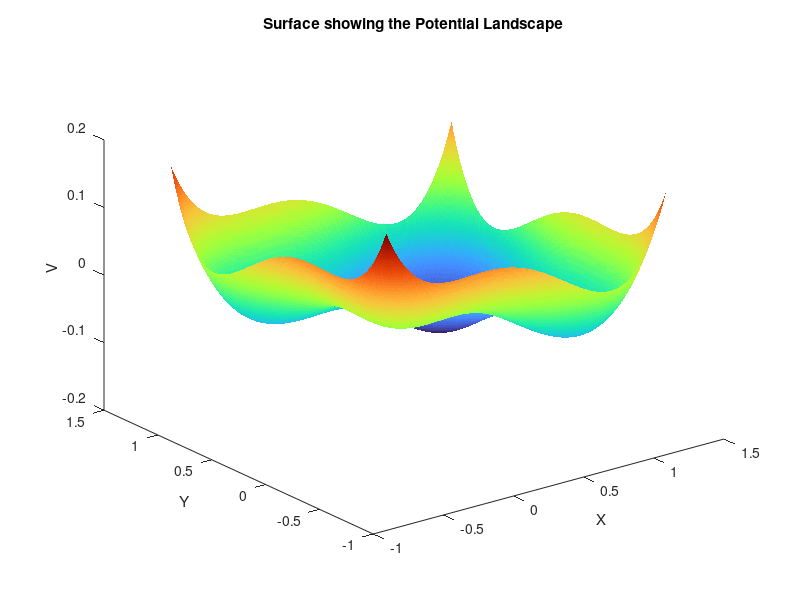

Reproduce this figure in MATLAB.
clear

%% Set up
X = linspace(-0.6, 1.4, 301);
Y = linspace(-0.6, 1.4, 301);
V = zeros(length(X), length(Y));
nu1 = 0.01;
nu2 = 0.01;
beta = 0;

%% Find potential

for i = 1:length(X)
    for j = 1:length(Y)
        y = Y(j);
        x = X(i);
        V(i, j) = (1/4)*x^4 + (1/4)*y^4 - (1/3)*x^3 - (1/3)*y^3 ...
            - (nu1/2)*x^2 - (nu2/2)*y^2 + nu1*x + nu2*y ...
            + (beta/2)*x^2 + (beta/2)*y^2 - beta*x*y;
    end
end

%% Plot it
figure; hold on;
surf(X, Y, V, 'edgeColor', 'none')
colormap turbo
xlabel('X')
ylabel('Y')
zlabel('V')
title('Surface showing the Potential Landscape')
view(3)